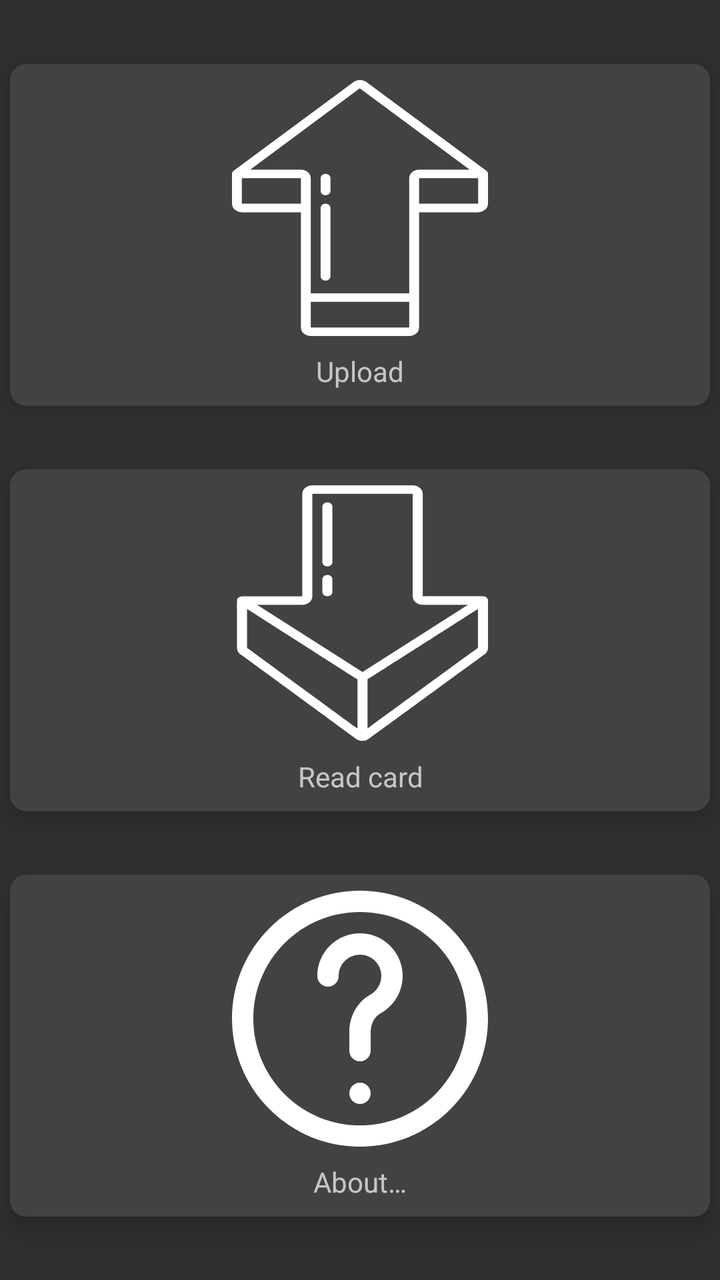
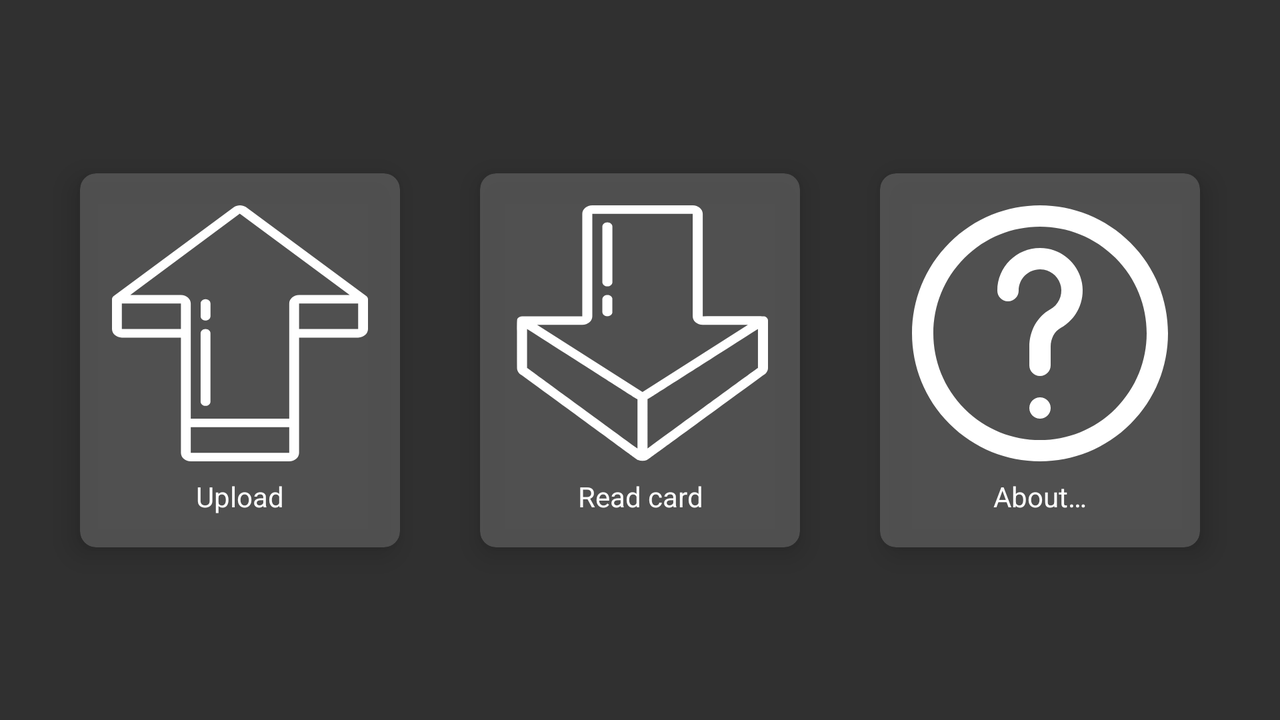

One screen, two layout resources from the same app: the default and the repository's alternative for another configuration. Each is rendered where Android would select it; the XML of both is given below.
<!-- AndroidManifest.xml: application theme Theme.AppCompat.NoActionBar -->
<!-- res/layout/main_menu_fragment.xml -->
<?xml version="1.0" encoding="utf-8"?>
<androidx.constraintlayout.widget.ConstraintLayout xmlns:android="http://schemas.android.com/apk/res/android"
        xmlns:app="http://schemas.android.com/apk/res-auto"
        android:layout_width="match_parent"
        android:layout_height="match_parent">

    <androidx.cardview.widget.CardView
            android:id="@+id/upload_button"
            android:layout_width="@dimen/menu_button_width"
            android:layout_height="wrap_content"
            android:layout_margin="@dimen/default_margin"
            app:cardCornerRadius="8dp"
            app:cardElevation="8dp"
            app:layout_constraintBottom_toTopOf="@+id/download_button"
            app:layout_constraintEnd_toEndOf="parent"
            app:layout_constraintStart_toStartOf="parent"
            app:layout_constraintTop_toTopOf="parent"
            android:foreground="?android:attr/selectableItemBackground">

        <LinearLayout
                android:layout_width="match_parent"
                android:layout_height="match_parent"
                android:layout_gravity="center_horizontal"
                android:orientation="vertical">

            <ImageButton
                    android:id="@+id/upload_caption"
                    android:layout_width="match_parent"
                    android:layout_height="match_parent"
                    android:layout_margin="@dimen/default_margin"
                    android:background="@android:color/transparent"
                    android:clickable="false"
                    android:contentDescription="@string/upload_button_caption"
                    android:drawablePadding="8dp"
                    android:gravity="center_horizontal|center_vertical"
                    android:scaleType="center"
                    android:src="@drawable/ic_upload_arrow"
                    android:text="@string/upload_button_caption" />

            <TextView
                    android:layout_width="match_parent"
                    android:layout_height="wrap_content"
                    android:clickable="false"
                    android:paddingBottom="@dimen/default_padding"
                    android:text="@string/upload_button_caption"
                    android:textAlignment="center" />
        </LinearLayout>
    </androidx.cardview.widget.CardView>

    <androidx.cardview.widget.CardView
            android:id="@+id/download_button"
            android:layout_width="@dimen/menu_button_width"
            android:layout_height="wrap_content"
            app:cardCornerRadius="8dp"
            app:cardElevation="8dp"

            app:layout_constraintBottom_toBottomOf="parent"
            app:layout_constraintEnd_toEndOf="parent"
            app:layout_constraintStart_toStartOf="parent"
            app:layout_constraintTop_toTopOf="parent"
            android:foreground="?android:attr/selectableItemBackground">

        <LinearLayout
                android:layout_width="match_parent"
                android:layout_height="match_parent"
                android:layout_gravity="center_horizontal"
                android:orientation="vertical">

            <ImageButton
                    android:id="@+id/download_caption"
                    android:layout_width="match_parent"
                    android:layout_height="wrap_content"
                    android:layout_margin="@dimen/default_margin"
                    android:background="@android:color/transparent"
                    android:clickable="false"
                    android:contentDescription="@string/load_button_caption"
                    android:drawablePadding="8dp"
                    android:gravity="center_horizontal|center_vertical"
                    android:scaleType="centerInside"
                    android:src="@drawable/ic_down_arrow" />

            <TextView
                    android:layout_width="match_parent"
                    android:layout_height="wrap_content"
                    android:clickable="false"
                    android:paddingBottom="@dimen/default_padding"
                    android:text="@string/load_button_caption"
                    android:textAlignment="center" />

        </LinearLayout>
    </androidx.cardview.widget.CardView>

    <androidx.cardview.widget.CardView
            android:id="@+id/about_button"
            android:layout_width="@dimen/menu_button_width"
            android:layout_height="wrap_content"
            android:layout_margin="@dimen/default_margin"
            app:cardCornerRadius="8dp"
            app:cardElevation="8dp"
            app:layout_constraintBottom_toBottomOf="parent"
            app:layout_constraintEnd_toEndOf="parent"
            app:layout_constraintStart_toStartOf="parent"
            app:layout_constraintTop_toBottomOf="@+id/download_button"
            android:foreground="?android:attr/selectableItemBackground">

        <LinearLayout
                android:layout_width="match_parent"
                android:layout_height="match_parent"
                android:layout_gravity="center_horizontal"
                android:orientation="vertical">

            <ImageButton
                    android:id="@+id/about_caption"
                    android:layout_width="match_parent"
                    android:layout_height="wrap_content"
                    android:layout_margin="@dimen/default_margin"
                    android:background="@android:color/transparent"
                    android:clickable="false"
                    android:contentDescription="@string/about_button_caption"
                    android:drawablePadding="@dimen/default_padding"
                    android:gravity="center_horizontal|center_vertical"
                    android:scaleType="center"
                    android:src="@drawable/ic_question" />

            <TextView
                    android:layout_width="match_parent"
                    android:layout_height="wrap_content"
                    android:clickable="false"
                    android:paddingBottom="@dimen/default_padding"
                    android:text="@string/about_button_caption"
                    android:textAlignment="center" />
        </LinearLayout>
    </androidx.cardview.widget.CardView>
</androidx.constraintlayout.widget.ConstraintLayout>
<!-- resources referenced by this layout -->
<resources>
  <dimen name="default_margin">8dp</dimen>
  <dimen name="default_padding">8dp</dimen>
  <dimen name="menu_button_width">350dp</dimen>
  <!-- drawable ic_down_arrow (drawable) -->
  <vector android:height="128dp" android:viewportHeight="60"
      android:viewportWidth="51" android:width="128dp" xmlns:android="http://schemas.android.com/apk/res/android">
      <path android:fillColor="#FFFFFF" android:pathData="m1.979,39.826c24.51,21.074 22.956,19.76 23.127,19.845 0.5632,0.2795 1.2248,0.2795 1.788,0 0.185,-0.092 -1.17,1.046 23.127,-19.845 0.6087,-0.3588 0.9813,-1.0135 0.979,-1.72v-11.106c-0.0003,-0.3005 -0.1367,-0.5848 -0.371,-0.773 -0.388,-0.319 0.43,-0.227 -12.629,-0.227v-24c0,-1.1046 -0.8954,-2 -2,-2h-20c-1.1046,0 -2,0.8954 -2,2v24h-12c-0.3158,0.0014 -0.6124,0.1519 -0.8,0.406 -0.276,0.376 -0.2,-0.418 -0.2,11.7 -0.0023,0.7065 0.3703,1.3612 0.979,1.72zM49,38.106c-0.178,0.09 1.116,-1 -22,18.876v-11.528c0.431,-0.254 -2.248,1.732 22,-16.454zM14,28c1.1046,0 2,-0.8954 2,-2v-24h20v24c0,1.1046 0.8954,2 2,2h9l-21,15.75 -21,-15.75zM3,29c24.223,18.167 21.569,16.2 22,16.454v11.528c-23.373,-20.096 -21.83,-18.792 -22,-18.876z"/>
      <path android:fillColor="#FFFFFF" android:pathData="m19,4c-0.5523,0 -1,0.4477 -1,1v13c0,0.5523 0.4477,1 1,1s1,-0.4477 1,-1v-13c0,-0.5523 -0.4477,-1 -1,-1z"/>
      <path android:fillColor="#FFFFFF" android:pathData="m19,21c-0.5523,0 -1,0.4477 -1,1v3c0,0.5523 0.4477,1 1,1s1,-0.4477 1,-1v-3c0,-0.5523 -0.4477,-1 -1,-1z"/>
  </vector>
  <!-- drawable ic_upload_arrow (drawable) -->
  <vector android:height="128dp" android:viewportHeight="60"
      android:viewportWidth="52" android:width="128dp" xmlns:android="http://schemas.android.com/apk/res/android">
      <path android:fillColor="#FFFFFF" android:pathData="m2,31h12v27c0,1.1046 0.8954,2 2,2h20c1.1046,0 2,-0.8954 2,-2v-27h12c1.1046,0 2,-0.8954 2,-2v-7c-0.0002,-0.293 -0.1289,-0.5711 -0.352,-0.761l-24.448,-20.839c-0.7318,-0.5389 -1.7333,-0.5234 -2.448,0.038l-24.4,20.8c-0.2234,0.1901 -0.3521,0.4687 -0.352,0.762v7c0,1.1046 0.8954,2 2,2zM2,29v-6h12v6zM36,58h-20v-6h20zM38,29v-6h12v6zM25.951,1.961 L48.286,21h-10.286c-1.1046,0 -2,0.8954 -2,2v27h-20v-27c0,-1.1046 -0.8954,-2 -2,-2h-10.294z"/>
      <path android:fillColor="#FFFFFF" android:pathData="m19,47c0.5523,0 1,-0.4477 1,-1v-16c0,-0.5523 -0.4477,-1 -1,-1s-1,0.4477 -1,1v16c0,0.5523 0.4477,1 1,1z"/>
      <path android:fillColor="#FFFFFF" android:pathData="m19,27c0.5523,0 1,-0.4477 1,-1v-3c0,-0.5523 -0.4477,-1 -1,-1s-1,0.4477 -1,1v3c0,0.5523 0.4477,1 1,1z"/>
  </vector>
  <string name="about_button_caption">About…</string>
  <string name="load_button_caption">Read card</string>
  <string name="upload_button_caption">Upload</string>
</resources>
<!-- res/layout-land/main_menu_fragment.xml (the repository's variant of the layout above) -->
<!-- drawn on the phone turned sideways -->
<?xml version="1.0" encoding="utf-8"?>
<androidx.constraintlayout.widget.ConstraintLayout xmlns:android="http://schemas.android.com/apk/res/android"
        xmlns:app="http://schemas.android.com/apk/res-auto"
        android:layout_width="match_parent"
        android:layout_height="match_parent">

    <androidx.cardview.widget.CardView
            android:id="@+id/upload_button"
            android:layout_width="wrap_content"
            android:layout_height="wrap_content"
            android:layout_margin="@dimen/default_margin"
            app:cardBackgroundColor="@color/card_background_color"
            app:cardCornerRadius="8dp"
            app:cardElevation="8dp"
            app:contentPadding="8dp"
            app:layout_constraintBottom_toBottomOf="@+id/download_button"
            app:layout_constraintEnd_toStartOf="@+id/download_button"
            app:layout_constraintStart_toStartOf="parent"
            app:layout_constraintTop_toTopOf="@+id/download_button">

        <TextView
                android:id="@+id/upload_caption"
                android:layout_width="match_parent"
                android:layout_height="wrap_content"
                android:layout_margin="@dimen/default_margin"
                android:drawableTop="@drawable/ic_upload_arrow"
                android:drawablePadding="8dp"
                android:gravity="center_horizontal|center_vertical"
                android:text="@string/upload_button_caption"
                android:textColor="@android:color/white" />
    </androidx.cardview.widget.CardView>

    <androidx.cardview.widget.CardView
            android:id="@+id/download_button"
            android:layout_width="wrap_content"
            android:layout_height="wrap_content"
            android:layout_margin="@dimen/default_margin"
            app:cardBackgroundColor="@color/card_background_color"
            app:cardCornerRadius="8dp"
            app:cardElevation="8dp"
            app:contentPadding="8dp"
            app:layout_constraintBottom_toBottomOf="parent"
            app:layout_constraintEnd_toEndOf="parent"
            app:layout_constraintStart_toStartOf="parent"
            app:layout_constraintTop_toTopOf="parent">

        <TextView
                android:id="@+id/download_caption"
                android:layout_width="match_parent"
                android:layout_height="wrap_content"
                android:layout_margin="@dimen/default_margin"
                android:drawableTop="@drawable/ic_down_arrow"
                android:drawablePadding="8dp"
                android:gravity="center_horizontal|center_vertical"
                android:text="@string/load_button_caption"
                android:textColor="@android:color/white" />
    </androidx.cardview.widget.CardView>

    <androidx.cardview.widget.CardView
            android:id="@+id/about_button"
            android:layout_width="wrap_content"
            android:layout_height="wrap_content"
            android:layout_margin="@dimen/default_margin"
            app:cardBackgroundColor="@color/card_background_color"
            app:cardCornerRadius="8dp"
            app:cardElevation="8dp"
            app:contentPadding="8dp"
            app:layout_constraintBottom_toBottomOf="@+id/download_button"
            app:layout_constraintEnd_toEndOf="parent"
            app:layout_constraintStart_toEndOf="@+id/download_button"
            app:layout_constraintTop_toTopOf="@+id/download_button">

        <TextView
                android:id="@+id/about_caption"
                android:layout_width="match_parent"
                android:layout_height="wrap_content"
                android:layout_margin="@dimen/default_margin"
                android:drawableTop="@drawable/ic_question"
                android:drawablePadding="8dp"
                android:gravity="center_horizontal|center_vertical"
                android:text="@string/about_button_caption"
                android:textColor="@android:color/white" />
    </androidx.cardview.widget.CardView>
</androidx.constraintlayout.widget.ConstraintLayout>
<!-- resources referenced by the variant -->
<!-- as the phone turned sideways resolves them -->
<resources>
  <color name="card_background_color">#D3585858</color>
  <dimen name="default_margin">8dp</dimen>
  <!-- drawable ic_down_arrow (drawable) -->
  <vector android:height="128dp" android:viewportHeight="60"
      android:viewportWidth="51" android:width="128dp" xmlns:android="http://schemas.android.com/apk/res/android">
      <path android:fillColor="#FFFFFF" android:pathData="m1.979,39.826c24.51,21.074 22.956,19.76 23.127,19.845 0.5632,0.2795 1.2248,0.2795 1.788,0 0.185,-0.092 -1.17,1.046 23.127,-19.845 0.6087,-0.3588 0.9813,-1.0135 0.979,-1.72v-11.106c-0.0003,-0.3005 -0.1367,-0.5848 -0.371,-0.773 -0.388,-0.319 0.43,-0.227 -12.629,-0.227v-24c0,-1.1046 -0.8954,-2 -2,-2h-20c-1.1046,0 -2,0.8954 -2,2v24h-12c-0.3158,0.0014 -0.6124,0.1519 -0.8,0.406 -0.276,0.376 -0.2,-0.418 -0.2,11.7 -0.0023,0.7065 0.3703,1.3612 0.979,1.72zM49,38.106c-0.178,0.09 1.116,-1 -22,18.876v-11.528c0.431,-0.254 -2.248,1.732 22,-16.454zM14,28c1.1046,0 2,-0.8954 2,-2v-24h20v24c0,1.1046 0.8954,2 2,2h9l-21,15.75 -21,-15.75zM3,29c24.223,18.167 21.569,16.2 22,16.454v11.528c-23.373,-20.096 -21.83,-18.792 -22,-18.876z"/>
      <path android:fillColor="#FFFFFF" android:pathData="m19,4c-0.5523,0 -1,0.4477 -1,1v13c0,0.5523 0.4477,1 1,1s1,-0.4477 1,-1v-13c0,-0.5523 -0.4477,-1 -1,-1z"/>
      <path android:fillColor="#FFFFFF" android:pathData="m19,21c-0.5523,0 -1,0.4477 -1,1v3c0,0.5523 0.4477,1 1,1s1,-0.4477 1,-1v-3c0,-0.5523 -0.4477,-1 -1,-1z"/>
  </vector>
  <!-- drawable ic_upload_arrow (drawable) -->
  <vector android:height="128dp" android:viewportHeight="60"
      android:viewportWidth="52" android:width="128dp" xmlns:android="http://schemas.android.com/apk/res/android">
      <path android:fillColor="#FFFFFF" android:pathData="m2,31h12v27c0,1.1046 0.8954,2 2,2h20c1.1046,0 2,-0.8954 2,-2v-27h12c1.1046,0 2,-0.8954 2,-2v-7c-0.0002,-0.293 -0.1289,-0.5711 -0.352,-0.761l-24.448,-20.839c-0.7318,-0.5389 -1.7333,-0.5234 -2.448,0.038l-24.4,20.8c-0.2234,0.1901 -0.3521,0.4687 -0.352,0.762v7c0,1.1046 0.8954,2 2,2zM2,29v-6h12v6zM36,58h-20v-6h20zM38,29v-6h12v6zM25.951,1.961 L48.286,21h-10.286c-1.1046,0 -2,0.8954 -2,2v27h-20v-27c0,-1.1046 -0.8954,-2 -2,-2h-10.294z"/>
      <path android:fillColor="#FFFFFF" android:pathData="m19,47c0.5523,0 1,-0.4477 1,-1v-16c0,-0.5523 -0.4477,-1 -1,-1s-1,0.4477 -1,1v16c0,0.5523 0.4477,1 1,1z"/>
      <path android:fillColor="#FFFFFF" android:pathData="m19,27c0.5523,0 1,-0.4477 1,-1v-3c0,-0.5523 -0.4477,-1 -1,-1s-1,0.4477 -1,1v3c0,0.5523 0.4477,1 1,1z"/>
  </vector>
  <string name="about_button_caption">About…</string>
  <string name="load_button_caption">Read card</string>
  <string name="upload_button_caption">Upload</string>
</resources>
